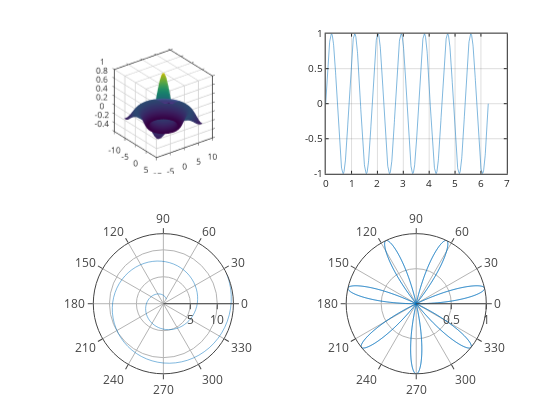

The notebook cell saved with this chart:
### Code cell
graphics_toolkit("plotly")

a = [1:0.1:13];
theta = linspace (0,2*pi,1000);
rho = sin (7*theta);

subplot(2,2,1);
sombrero()
grid on;
box on;

subplot(2,2,2);
plot(theta, rho);
grid on;
box on;

subplot(2,2,3);
polar(a,a)
grid on;
box on;

subplot(2,2,4);
polar(theta, rho);
grid on;
box on;

### Figure 1 — Plotly figure (JSON) as saved in the notebook; plotly's stock layout.template omitted (floating-point values rounded to 4 significant figures; data arrays with more than 128 entries replaced by an {"elided": "..."} marker saying what was removed)
{"data": [{"autocolorscale": "false", "cauto": "false", "cmax": 1, "cmin": -0.2172, "colorscale": [[0, "rgb(68,1,84)"], [0.01587, "rgb(69,6,90)"], [0.03175, "rgb(70,12,95)"], [0.04762, "rgb(71,18,101)"], [0.06349, "rgb(72,24,106)"], [0.07937, "rgb(72,29,111)"], [0.09524, "rgb(72,35,115)"], [0.1111, "rgb(71,40,119)"], [0.127, "rgb(71,45,123)"], [0.1429, "rgb(70,50,126)"], [0.1587, "rgb(68,55,129)"], [0.1746, "rgb(67,60,132)"], [0.1905, "rgb(65,64,134)"], [0.2063, "rgb(64,69,135)"], [0.2222, "rgb(62,74,137)"], [0.2381, "rgb(60,78,138)"], [0.254, "rgb(58,83,139)"], [0.2698, "rgb(56,87,140)"], [0.2857, "rgb(54,91,140)"], [0.3016, "rgb(52,95,141)"], [0.3175, "rgb(50,99,141)"], [0.3333, "rgb(48,103,141)"], [0.3492, "rgb(46,107,142)"], [0.3651, "rgb(45,111,142)"], [0.381, "rgb(43,115,142)"], [0.3968, "rgb(42,119,142)"], [0.4127, "rgb(40,123,142)"], [0.4286, "rgb(39,127,142)"], [0.4444, "rgb(37,130,142)"], [0.4603, "rgb(36,134,141)"], [0.4762, "rgb(34,138,141)"], [0.4921, "rgb(33,142,140)"], [0.5079, "rgb(32,146,140)"], [0.5238, "rgb(31,149,139)"], [0.5397, "rgb(30,153,138)"], [0.5556, "rgb(30,157,136)"], [0.5714, "rgb(31,161,135)"], [0.5873, "rgb(32,164,133)"], [0.6032, "rgb(34,168,131)"], [0.619, "rgb(38,172,129)"], [0.6349, "rgb(42,176,126)"], [0.6508, "rgb(47,179,123)"], [0.6667, "rgb(53,183,120)"], [0.6825, "rgb(59,186,117)"], [0.6984, "rgb(66,190,113)"], [0.7143, "rgb(73,193,109)"], [0.7302, "rgb(81,196,104)"], [0.746, "rgb(90,199,99)"], [0.7619, "rgb(99,202,94)"], [0.7778, "rgb(108,205,89)"], [0.7937, "rgb(117,208,83)"], [0.8095, "rgb(127,210,77)"], [0.8254, "rgb(137,213,71)"], [0.8413, "rgb(148,215,64)"], [0.8571, "rgb(158,217,57)"], [0.873, "rgb(169,219,50)"], [0.8889, "rgb(180,221,43)"], [0.9048, "rgb(190,223,36)"], [0.9206, "rgb(201,224,30)"], [0.9365, "rgb(212,225,26)"], [0.9524, "rgb(223,227,24)"], [0.9683, "rgb(233,228,25)"], [0.9841, "rgb(243,229,30)"], [1, "rgb(253,231,36)"]], "contours": {"x": {"highlight": true, "highlightcolor": "rgb(0, 0, 0)", "highlightwidth": 1, "show": false}, "y": {"highlight": true, "highlightcolor": "rgb(0, 0, 0)", "highlightwidth": 1, "show": false}, "z": {"highlight": true, "highlightcolor": "rgb(0, 0, 0)", "highlightwidth": 1, "show": false}}, "name": "", "scene": "scene", "showlegend": false, "showscale": false, "surfacecolor": {"elided": "41x41 float values"}, "type": "surface", "visibility": true, "x": [-8, -7.6, -7.2, -6.8, -6.4, -6, -5.6, -5.2, -4.8, -4.4, -4, -3.6, -3.2, -2.8, -2.4, -2, -1.6, -1.2, -0.8, -0.4, 0, 0.4, 0.8, 1.2, 1.6, 2, 2.4, 2.8, 3.2, 3.6, 4, 4.4, 4.8, 5.2, 5.6, 6, 6.4, 6.8, 7.2, 7.6, 8], "y": [-8, -7.6, -7.2, -6.8, -6.4, -6, -5.6, -5.2, -4.8, -4.4, -4, -3.6, -3.2, -2.8, -2.4, -2, -1.6, -1.2, -0.8, -0.4, 0, 0.4, 0.8, 1.2, 1.6, 2, 2.4, 2.8, 3.2, 3.6, 4, 4.4, 4.8, 5.2, 5.6, 6, 6.4, 6.8, 7.2, 7.6, 8], "z": {"elided": "41x41 float values"}}, {"line": {"color": "rgb(0,113,188)", "dash": "solid", "width": 0.5}, "marker": {"color": "rgb(0,113,188)", "line": {"color": "rgb(0,113,188)"}, "size": 6, "symbol": "none"}, "mode": "lines", "name": "", "showlegend": false, "type": "scatter", "visibility": true, "x": {"elided": "1000 float values"}, "xaxis": "x", "y": {"elided": "1000 float values"}, "yaxis": "y"}, {"line": {"color": "rgb(0,113,188)", "dash": "solid", "width": 0.5}, "marker": {"color": "rgb(0,113,188)", "line": {"color": "rgb(0,113,188)"}, "size": 6, "symbol": "none"}, "mode": "lines", "name": "", "r": [1, 1.1, 1.2, 1.3, 1.4, 1.5, 1.6, 1.7, 1.8, 1.9, 2, 2.1, 2.2, 2.3, 2.4, 2.5, 2.6, 2.7, 2.8, 2.9, 3, 3.1, 3.2, 3.3, 3.4, 3.5, 3.6, 3.7, 3.8, 3.9, 4, 4.1, 4.2, 4.3, 4.4, 4.5, 4.6, 4.7, 4.8, 4.9, 5, 5.1, 5.2, 5.3, 5.4, 5.5, 5.6, 5.7, 5.8, 5.9, 6, 6.1, 6.2, 6.3, 6.4, 6.5, 6.6, 6.7, 6.8, 6.9, 7, 7.1, 7.2, 7.3, 7.4, 7.5, 7.6, 7.7, 7.8, 7.9, 8, 8.1, 8.2, 8.3, 8.4, 8.5, 8.6, 8.7, 8.8, 8.9, 9, 9.1, 9.2, 9.3, 9.4, 9.5, 9.6, 9.7, 9.8, 9.9, 10.0, 10.1, 10.2, 10.3, 10.4, 10.5, 10.6, 10.7, 10.8, 10.9, 11.0, 11.1, 11.2, 11.3, 11.4, 11.5, 11.6, 11.7, 11.8, 11.9, 12, 12.1, 12.2, 12.3, 12.4, 12.5, 12.6, 12.7, 12.8, 12.9, 13], "showlegend": false, "subplot": "polar", "theta": [1, 1.1, 1.2, 1.3, 1.4, 1.5, 1.6, 1.7, 1.8, 1.9, 2, 2.1, 2.2, 2.3, 2.4, 2.5, 2.6, 2.7, 2.8, 2.9, 3, 3.1, -3.083, -2.983, -2.883, -2.783, -2.683, -2.583, -2.483, -2.383, -2.283, -2.183, -2.083, -1.983, -1.883, -1.783, -1.683, -1.583, -1.483, -1.383, -1.283, -1.183, -1.083, -0.9832, -0.8832, -0.7832, -0.6832, -0.5832, -0.4832, -0.3832, -0.2832, -0.1832, -0.08319, 0.01681, 0.1168, 0.2168, 0.3168, 0.4168, 0.5168, 0.6168, 0.7168, 0.8168, 0.9168, 1.017, 1.117, 1.217, 1.317, 1.417, 1.517, 1.617, 1.717, 1.817, 1.917, 2.017, 2.117, 2.217, 2.317, 2.417, 2.517, 2.617, 2.717, 2.817, 2.917, 3.017, 3.117, -3.066, -2.966, -2.866, -2.766, -2.666, -2.566, -2.466, -2.366, -2.266, -2.166, -2.066, -1.966, -1.866, -1.766, -1.666, -1.566, -1.466, -1.366, -1.266, -1.166, -1.066, -0.9664, -0.8664, -0.7664, -0.6664, -0.5664, -0.4664, -0.3664, -0.2664, -0.1664, -0.06637, 0.03363, 0.1336, 0.2336, 0.3336, 0.4336], "thetaunit": "radians", "type": "scatterpolar", "visibility": true}, {"line": {"color": "rgb(0,113,188)", "dash": "solid", "width": 0.5}, "marker": {"color": "rgb(0,113,188)", "line": {"color": "rgb(0,113,188)"}, "size": 6, "symbol": "none"}, "mode": "lines", "name": "", "r": {"elided": "1000 float values"}, "showlegend": false, "subplot": "polar2", "theta": {"elided": "1000 float values"}, "thetaunit": "radians", "type": "scatterpolar", "visibility": true}], "layout": {"height": 420, "hovermode": "closest", "margin": {"b": 0, "l": 0, "r": 0, "t": 0}, "plot_bgcolor": "rgba(0, 0, 0, 0)", "polar": {"angularaxis": {"size": 10, "tickmode": "array", "tickvals": [0, 30, 60, 90, 120, 150, 180, 210, 240, 270, 300, 330], "type": "linear"}, "domain": {"x": [0.13, 0.4534], "y": [0.11, 0.4437]}, "radialaxis": {"autorange": true, "range": [0, 13], "size": 10, "tickmode": "array", "tickvals": [5, 10, 15], "type": "linear"}}, "polar2": {"angularaxis": {"size": 10, "tickmode": "array", "tickvals": [0, 30, 60, 90, 120, 150, 180, 210, 240, 270, 300, 330], "type": "linear"}, "domain": {"x": [0.5816, 0.905], "y": [0.11, 0.4437]}, "radialaxis": {"autorange": true, "range": [0, 1.0], "size": 10, "tickmode": "array", "tickvals": [0.5, 1], "type": "linear"}}, "scene": {"aspectmode": "auto", "aspectratio": {"x": 1, "y": 1, "z": 1}, "camera": {"center": {"x": 0, "y": 0, "z": 0}, "eye": {"x": -1.154, "y": 1.531, "z": -1.007}, "projection": {"type": "orthographic"}, "up": {"x": 0, "y": 0, "z": 1}}, "domain": {"x": [0.13, 0.4534], "y": [0.5862, 0.9199]}, "xaxis": {"autorange": false, "exponentformat": "none", "gridcolor": "", "gridwidth": 1.5, "linecolor": "rgb(38,38,38)", "linewidth": 1.5, "mirror": "ticks", "range": [10, -10], "showgrid": true, "showline": true, "side": "bottom", "spikedash": "solid", "spikemode": "across", "spikesides": false, "spikethickness": 1, "tickangle": 0, "tickcolor": "rgb(38,38,38)", "tickfont": {"color": "rgb(38,38,38)", "size": 10}, "ticklen": 3, "ticks": "outside", "ticktext": ["-10", "-5", "0", "5", "10"], "tickvals": [-10, -5, 0, 5, 10], "title": {"font": {"color": "rgb(0, 0, 0)", "size": 11}, "text": ""}, "type": "linear", "visible": true, "zeroline": false}, "yaxis": {"autorange": false, "exponentformat": "none", "gridcolor": "", "gridwidth": 1.5, "linecolor": "rgb(38,38,38)", "linewidth": 1.5, "mirror": "ticks", "range": [10, -10], "showgrid": true, "showline": true, "side": "left", "spikedash": "solid", "spikemode": "across", "spikesides": false, "spikethickness": 1, "tickangle": 0, "tickcolor": "rgb(38,38,38)", "tickfont": {"color": "rgb(38,38,38)", "size": 10}, "ticklen": 3, "ticks": "outside", "ticktext": ["-10", "-5", "0", "5", "10"], "tickvals": [-10, -5, 0, 5, 10], "title": {"font": {"color": "rgb(0, 0, 0)", "size": 11}, "text": ""}, "type": "linear", "visible": true, "zeroline": false}, "zaxis": {"autorange": false, "exponentformat": "none", "gridcolor": "", "gridwidth": 1.5, "linecolor": "rgb(38,38,38)", "linewidth": 1.5, "mirror": "ticks", "range": [-0.4, 1], "showgrid": true, "showline": true, "side": "none", "spikedash": "solid", "spikemode": "across", "spikesides": false, "spikethickness": 1, "tickangle": 0, "tickcolor": "rgb(38,38,38)", "tickfont": {"color": "rgb(38,38,38)", "size": 10}, "ticklen": 3, "ticks": "outside", "ticktext": ["-0.4", "-0.2", "0", "0.2", "0.4", "0.6", "0.8", "1"], "tickvals": [-0.4, -0.2, 0, 0.2, 0.4, 0.6, 0.8, 1], "title": {"font": {"color": "rgb(0, 0, 0)", "size": 11}, "text": ""}, "type": "linear", "visible": true, "zeroline": false}}, "showlegend": false, "width": 560, "xaxis": {"anchor": "y", "autorange": false, "domain": [0.5816, 0.905], "exponentformat": "none", "gridcolor": "rgba(38,38,38,0.15)", "gridwidth": 1, "linecolor": "rgb(38,38,38)", "linewidth": 1, "mirror": "ticks", "range": [0, 7], "showgrid": true, "showline": true, "side": "bottom", "spikedash": "solid", "spikemode": "across", "spikesides": false, "spikethickness": 1, "tickangle": 0, "tickcolor": "rgb(38,38,38)", "tickfont": {"color": "rgb(38,38,38)", "size": 10}, "ticklen": 3, "ticks": "inside", "ticktext": ["0", "1", "2", "3", "4", "5", "6", "7"], "tickvals": [0, 1, 2, 3, 4, 5, 6, 7], "title": {"font": {"color": "rgb(0, 0, 0)", "size": 11}, "text": ""}, "type": "linear", "visible": true, "zeroline": false}, "yaxis": {"anchor": "x", "autorange": false, "domain": [0.5862, 0.9199], "exponentformat": "none", "gridcolor": "rgba(38,38,38,0.15)", "gridwidth": 1, "linecolor": "rgb(38,38,38)", "linewidth": 1, "mirror": "ticks", "range": [-1, 1], "showgrid": true, "showline": true, "side": "left", "spikedash": "solid", "spikemode": "across", "spikesides": false, "spikethickness": 1, "tickangle": 0, "tickcolor": "rgb(38,38,38)", "tickfont": {"color": "rgb(38,38,38)", "size": 10}, "ticklen": 3, "ticks": "inside", "ticktext": ["-1", "-0.5", "0", "0.5", "1"], "tickvals": [-1, -0.5, 0, 0.5, 1], "title": {"font": {"color": "rgb(0, 0, 0)", "size": 11}, "text": ""}, "type": "linear", "visible": true, "zeroline": false}}}
